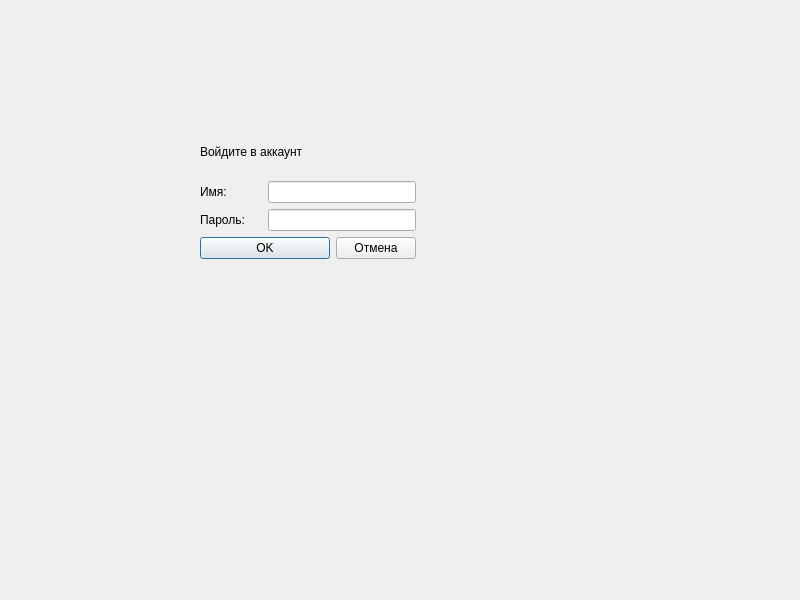
<?xml version="1.0" encoding="UTF-8"?>
<ui version="4.0">
 <class>SigninPage</class>
 <widget class="QWidget" name="SigninPage">
  <property name="geometry">
   <rect>
    <x>0</x>
    <y>0</y>
    <width>800</width>
    <height>600</height>
   </rect>
  </property>
  <property name="sizePolicy">
   <sizepolicy hsizetype="Preferred" vsizetype="Preferred">
    <horstretch>0</horstretch>
    <verstretch>0</verstretch>
   </sizepolicy>
  </property>
  <property name="minimumSize">
   <size>
    <width>800</width>
    <height>600</height>
   </size>
  </property>
  <property name="maximumSize">
   <size>
    <width>800</width>
    <height>600</height>
   </size>
  </property>
  <property name="windowTitle">
   <string>Form</string>
  </property>
  <widget class="QWidget" name="">
   <property name="geometry">
    <rect>
     <x>200</x>
     <y>128</y>
     <width>216</width>
     <height>131</height>
    </rect>
   </property>
   <layout class="QGridLayout" name="gridLayout">
    <item row="0" column="0" colspan="3">
     <widget class="QLabel" name="label">
      <property name="text">
       <string>Войдите в аккаунт</string>
      </property>
     </widget>
    </item>
    <item row="1" column="0">
     <widget class="QLabel" name="label_2">
      <property name="text">
       <string>Имя:</string>
      </property>
     </widget>
    </item>
    <item row="1" column="1" colspan="2">
     <widget class="QLineEdit" name="nameEdit"/>
    </item>
    <item row="2" column="0">
     <widget class="QLabel" name="label_3">
      <property name="text">
       <string>Пароль:</string>
      </property>
     </widget>
    </item>
    <item row="2" column="1" colspan="2">
     <widget class="QLineEdit" name="passwordEdit"/>
    </item>
    <item row="3" column="0" colspan="2">
     <widget class="QPushButton" name="okButton">
      <property name="text">
       <string>OK</string>
      </property>
      <property name="default">
       <bool>true</bool>
      </property>
     </widget>
    </item>
    <item row="3" column="2">
     <widget class="QPushButton" name="backButton">
      <property name="text">
       <string>Отмена</string>
      </property>
     </widget>
    </item>
   </layout>
  </widget>
 </widget>
 <resources/>
 <connections/>
</ui>
